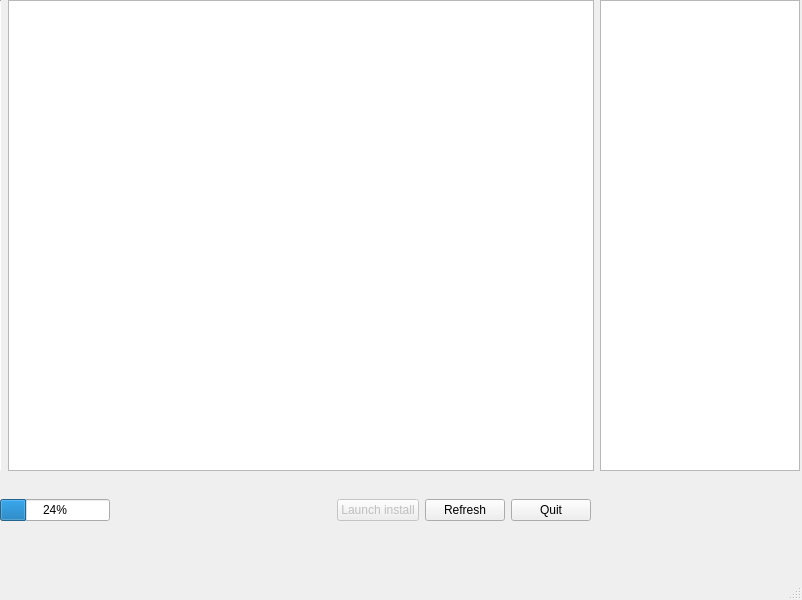
<?xml version="1.0" encoding="UTF-8"?>
<ui version="4.0">
 <class>MainWindow</class>
 <widget class="QMainWindow" name="MainWindow">
  <property name="geometry">
   <rect>
    <x>0</x>
    <y>0</y>
    <width>802</width>
    <height>600</height>
   </rect>
  </property>
  <property name="windowTitle">
   <string>MainWindow</string>
  </property>
  <widget class="QWidget" name="centralwidget">
   <widget class="QWidget" name="horizontalLayoutWidget_2">
    <property name="geometry">
     <rect>
      <x>0</x>
      <y>470</y>
      <width>591</width>
      <height>80</height>
     </rect>
    </property>
    <layout class="QHBoxLayout" name="horizontalLayout_2">
     <item>
      <widget class="QProgressBar" name="ProgressBar">
       <property name="value">
        <number>24</number>
       </property>
      </widget>
     </item>
     <item>
      <spacer name="horizontalSpacer_2">
       <property name="orientation">
        <enum>Qt::Horizontal</enum>
       </property>
       <property name="sizeHint" stdset="0">
        <size>
         <width>40</width>
         <height>20</height>
        </size>
       </property>
      </spacer>
     </item>
     <item>
      <spacer name="horizontalSpacer">
       <property name="orientation">
        <enum>Qt::Horizontal</enum>
       </property>
       <property name="sizeHint" stdset="0">
        <size>
         <width>40</width>
         <height>20</height>
        </size>
       </property>
      </spacer>
     </item>
     <item>
      <layout class="QHBoxLayout" name="horizontalLayout">
       <item>
        <widget class="QPushButton" name="InstallBtn">
         <property name="enabled">
          <bool>false</bool>
         </property>
         <property name="cursor">
          <cursorShape>PointingHandCursor</cursorShape>
         </property>
         <property name="statusTip">
          <string extracomment="Install selected packages ?"/>
         </property>
         <property name="text">
          <string>Launch install</string>
         </property>
         <property name="autoDefault">
          <bool>false</bool>
         </property>
         <property name="default">
          <bool>false</bool>
         </property>
         <property name="flat">
          <bool>false</bool>
         </property>
        </widget>
       </item>
       <item>
        <widget class="QPushButton" name="RefreshBtn">
         <property name="text">
          <string>Refresh</string>
         </property>
        </widget>
       </item>
       <item>
        <widget class="QPushButton" name="CloseBtn">
         <property name="text">
          <string>Quit</string>
         </property>
        </widget>
       </item>
      </layout>
     </item>
    </layout>
   </widget>
   <widget class="QWidget" name="horizontalLayoutWidget_3">
    <property name="geometry">
     <rect>
      <x>-1</x>
      <y>0</y>
      <width>801</width>
      <height>471</height>
     </rect>
    </property>
    <layout class="QHBoxLayout" name="horizontalLayout_3">
     <item>
      <widget class="Line" name="line">
       <property name="orientation">
        <enum>Qt::Vertical</enum>
       </property>
      </widget>
     </item>
     <item>
      <widget class="QTableView" name="PackageTable"/>
     </item>
     <item>
      <widget class="QTextEdit" name="LogWindow">
       <property name="maximumSize">
        <size>
         <width>200</width>
         <height>16777215</height>
        </size>
       </property>
      </widget>
     </item>
    </layout>
   </widget>
  </widget>
  <widget class="QStatusBar" name="statusbar"/>
 </widget>
 <tabstops>
  <tabstop>InstallBtn</tabstop>
  <tabstop>CloseBtn</tabstop>
  <tabstop>RefreshBtn</tabstop>
  <tabstop>LogWindow</tabstop>
 </tabstops>
 <resources/>
 <connections/>
</ui>
